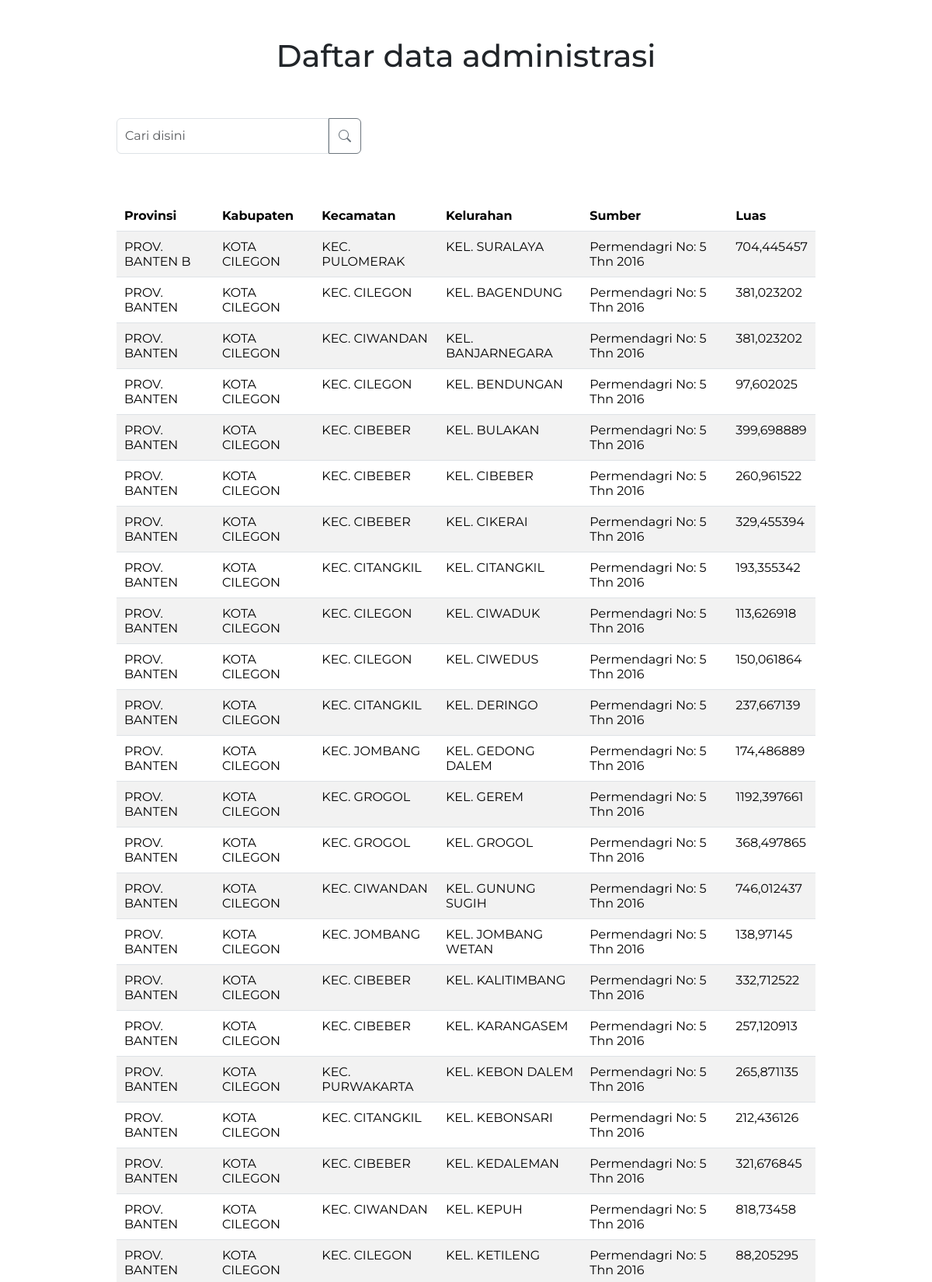
The app's page /backend/detail-data-administrasi?id=4 (signed in, upper part) with its own data.
### tables this page shows
CREATE TABLE `atribut_administrasi` (
  `id` int NOT NULL,
  `provinsi` varchar(255) DEFAULT NULL,
  `kabupaten` varchar(255) DEFAULT NULL,
  `kecamatan` varchar(255) DEFAULT NULL,
  `kelurahan` varchar(255) DEFAULT NULL,
  `sumber` varchar(255) DEFAULT NULL,
  `luas` varchar(255) DEFAULT NULL,
  `data_pokok_id` int DEFAULT NULL
);

### backend/detail-data-administrasi.php (called while the page is built, shortened)
<?php
require 'functions/functions.php';
$id = $_GET['id'];
$getdata = query("SELECT * FROM atribut_administrasi
                  JOIN data_administrasi ON atribut_administrasi.data_pokok_id = data_administrasi.id
                  WHERE atribut_administrasi.data_pokok_id = $id");
require 'views/detail-data-administrasi.view.php';

### backend/functions/functions.php (called while the page is built, shortened)
<?php
include_once 'sweetalert.php';
if (!function_exists('koneksi')) {
    function koneksi()
    {
        $conn = mysqli_connect("localhost", "root", "", "webgis_cilegon");
        return $conn;
    }
}
if (!function_exists('query')) {
    function query($sql, $params = [])
    {
        $conn = koneksi();
        $stmt = mysqli_prepare($conn, $sql);
        $result = mysqli_stmt_execute($stmt);
        $rows = [];
        $result_set = mysqli_stmt_get_result($stmt);
        while ($row = mysqli_fetch_assoc($result_set)) {
            $rows[] = $row;
        }
        return $rows;
    }
}

### backend/views/detail-data-administrasi.view.php (the view, shortened to what this page needs)
<?php include 'views/partials/starter-head.php' ?>
<div class="container-fluid">
    <h1 class="mt-5 mb-2 text-center text-dark">Daftar data administrasi</h1>
    <div class="row w-75 m-auto">
        <div class="input-group searching mb-2 mt-5">
            <input type="search" name="keyword" id="keyword" class="form-control input-search" placeholder="Cari disini" aria-label="Cari disini" aria-describedby="button-addon2">
            <button class="btn btn-search btn-outline-secondary" name="search" id="search-button" type="submit" id="cari"><i class="bi bi-search"></i></button>
        </div>
        <div id="search-container" class="table-responsive mt-5">
            <table class="table table-striped m-auto mt-1">
                <thead>
                    <tr class="fofa">
                        <th scope="col">Provinsi</th>
                        <th scope="col">Kabupaten</th>
                        <th scope="col">Kecamatan</th>
                        <th scope="col">Kelurahan</th>
                        <th scope="col">Sumber</th>
                        <th scope="col">Luas</th>
                    </tr>
                </thead>
                <tbody>
                    <?php foreach ($getdata as $a) : ?>
                        <tr>
                            <td><?= $a['provinsi']; ?></td>
                            <td><?= $a['kabupaten']; ?></td>
                            <td><?= $a['kecamatan']; ?></td>
                            <td><?= $a['kelurahan']; ?></td>
                            <td><?= $a['sumber']; ?></td>
                            <td><?= $a['luas']; ?></td>
                        </tr>
                    <?php endforeach; ?>
                </tbody>
            </table>
        </div>
    </div>
</div>
<?php include 'views/partials/starter-foot.php' ?>

### backend/css/default.css (style rules this page uses)
* { padding: 0 !important; margin: 0 !important; }

### backend/css/detail-administrasi.css (style rules this page uses)
* { font-family: Montserrat; }
th { padding: 10px !important; }
td { padding: 10px !important; }

### backend/views/partials/starter-head.php (style rules this page uses)
.btn-search { padding: 8px 12px 8px 12px !important; }
.input-search { padding: 10px !important; }
.searching { width: 35% !important; }

### records on screen
atribut_administrasi: provinsi "PROV. BANTEN B", kabupaten "KOTA CILEGON", kecamatan "KEC. PULOMERAK", kelurahan "KEL. SURALAYA", sumber "Permendagri No: 5 Thn 2016", luas "704,445457"
atribut_administrasi: provinsi "PROV. BANTEN", kabupaten "KOTA CILEGON", kecamatan "KEC. CILEGON", kelurahan "KEL. BAGENDUNG", sumber "Permendagri No: 5 Thn 2016", luas "381,023202"
atribut_administrasi: provinsi "PROV. BANTEN", kabupaten "KOTA CILEGON", kecamatan "KEC. CIWANDAN", kelurahan "KEL. BANJARNEGARA", sumber "Permendagri No: 5 Thn 2016", luas "381,023202"
atribut_administrasi: provinsi "PROV. BANTEN", kabupaten "KOTA CILEGON", kecamatan "KEC. CILEGON", kelurahan "KEL. BENDUNGAN", sumber "Permendagri No: 5 Thn 2016", luas "97,602025"
atribut_administrasi: provinsi "PROV. BANTEN", kabupaten "KOTA CILEGON", kecamatan "KEC. CIBEBER", kelurahan "KEL. BULAKAN", sumber "Permendagri No: 5 Thn 2016", luas "399,698889"
atribut_administrasi: provinsi "PROV. BANTEN", kabupaten "KOTA CILEGON", kecamatan "KEC. CIBEBER", kelurahan "KEL. CIBEBER", sumber "Permendagri No: 5 Thn 2016", luas "260,961522"
atribut_administrasi: provinsi "PROV. BANTEN", kabupaten "KOTA CILEGON", kecamatan "KEC. CIBEBER", kelurahan "KEL. CIKERAI", sumber "Permendagri No: 5 Thn 2016", luas "329,455394"
atribut_administrasi: provinsi "PROV. BANTEN", kabupaten "KOTA CILEGON", kecamatan "KEC. CITANGKIL", kelurahan "KEL. CITANGKIL", sumber "Permendagri No: 5 Thn 2016", luas "193,355342"
atribut_administrasi: provinsi "PROV. BANTEN", kabupaten "KOTA CILEGON", kecamatan "KEC. CILEGON", kelurahan "KEL. CIWADUK", sumber "Permendagri No: 5 Thn 2016", luas "113,626918"
atribut_administrasi: provinsi "PROV. BANTEN", kabupaten "KOTA CILEGON", kecamatan "KEC. CILEGON", kelurahan "KEL. CIWEDUS", sumber "Permendagri No: 5 Thn 2016", luas "150,061864"
atribut_administrasi: provinsi "PROV. BANTEN", kabupaten "KOTA CILEGON", kecamatan "KEC. CITANGKIL", kelurahan "KEL. DERINGO", sumber "Permendagri No: 5 Thn 2016", luas "237,667139"
atribut_administrasi: provinsi "PROV. BANTEN", kabupaten "KOTA CILEGON", kecamatan "KEC. JOMBANG", kelurahan "KEL. GEDONG DALEM", sumber "Permendagri No: 5 Thn 2016", luas "174,486889"
atribut_administrasi: provinsi "PROV. BANTEN", kabupaten "KOTA CILEGON", kecamatan "KEC. GROGOL", kelurahan "KEL. GEREM", sumber "Permendagri No: 5 Thn 2016", luas "1192,397661"
atribut_administrasi: provinsi "PROV. BANTEN", kabupaten "KOTA CILEGON", kecamatan "KEC. GROGOL", kelurahan "KEL. GROGOL", sumber "Permendagri No: 5 Thn 2016", luas "368,497865"
atribut_administrasi: provinsi "PROV. BANTEN", kabupaten "KOTA CILEGON", kecamatan "KEC. CIWANDAN", kelurahan "KEL. GUNUNG SUGIH", sumber "Permendagri No: 5 Thn 2016", luas "746,012437"
atribut_administrasi: provinsi "PROV. BANTEN", kabupaten "KOTA CILEGON", kecamatan "KEC. JOMBANG", kelurahan "KEL. JOMBANG WETAN", sumber "Permendagri No: 5 Thn 2016", luas "138,97145"
atribut_administrasi: provinsi "PROV. BANTEN", kabupaten "KOTA CILEGON", kecamatan "KEC. CIBEBER", kelurahan "KEL. KALITIMBANG", sumber "Permendagri No: 5 Thn 2016", luas "332,712522"
atribut_administrasi: provinsi "PROV. BANTEN", kabupaten "KOTA CILEGON", kecamatan "KEC. CIBEBER", kelurahan "KEL. KARANGASEM", sumber "Permendagri No: 5 Thn 2016", luas "257,120913"
atribut_administrasi: provinsi "PROV. BANTEN", kabupaten "KOTA CILEGON", kecamatan "KEC. PURWAKARTA", kelurahan "KEL. KEBON DALEM", sumber "Permendagri No: 5 Thn 2016", luas "265,871135"
atribut_administrasi: provinsi "PROV. BANTEN", kabupaten "KOTA CILEGON", kecamatan "KEC. CITANGKIL", kelurahan "KEL. KEBONSARI", sumber "Permendagri No: 5 Thn 2016", luas "212,436126"
atribut_administrasi: provinsi "PROV. BANTEN", kabupaten "KOTA CILEGON", kecamatan "KEC. CIBEBER", kelurahan "KEL. KEDALEMAN", sumber "Permendagri No: 5 Thn 2016", luas "321,676845"
atribut_administrasi: provinsi "PROV. BANTEN", kabupaten "KOTA CILEGON", kecamatan "KEC. CIWANDAN", kelurahan "KEL. KEPUH", sumber "Permendagri No: 5 Thn 2016", luas "818,73458"
atribut_administrasi: provinsi "PROV. BANTEN", kabupaten "KOTA CILEGON", kecamatan "KEC. CILEGON", kelurahan "KEL. KETILENG", sumber "Permendagri No: 5 Thn 2016", luas "88,205295"
